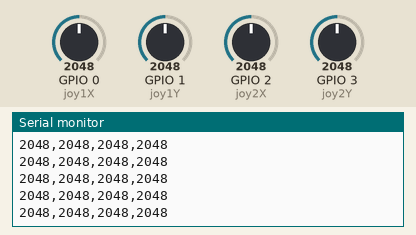
The sketch below on a simulated ESP32. Parts: the last lines printed to the serial monitor. The test bench sets the inputs (shaded band); at power-on: GPIO 0 (joy1X) = 2048, GPIO 1 (joy1Y) = 2048, GPIO 2 (joy2X) = 2048, GPIO 3 (joy2Y) = 2048. WiFi joins after 1.5 s; servers stay silent unless stated.

Above: at 2.7 s.
2.8 s: GPIO 0 (joy1X) set to 2866
At 2.85 s:
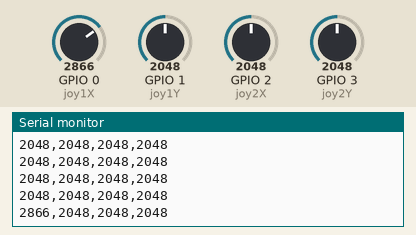
4.3 s: GPIO 1 (joy1Y) set to 2866
At 4.33 s:
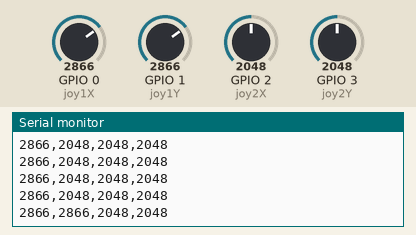
5.8 s: GPIO 2 (joy2X) set to 2866
At 5.81 s:
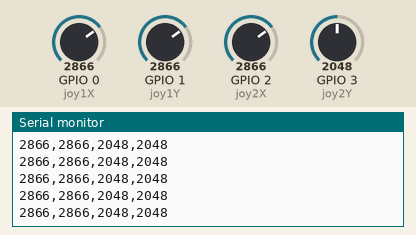
7.3 s: GPIO 3 (joy2Y) set to 2866
At 7.34 s:
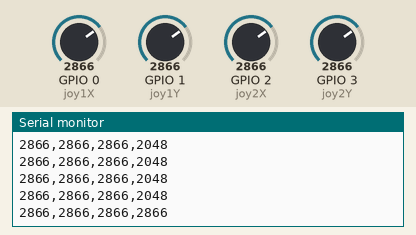
8.8 s: GPIO 0 (joy1X) set to 3972
At 8.82 s:
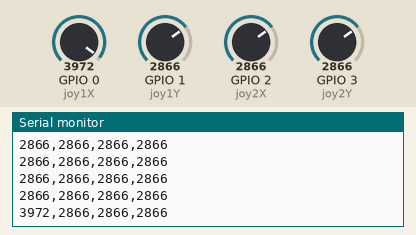
10.3 s: GPIO 1 (joy1Y) set to 3972
At 10.31 s:
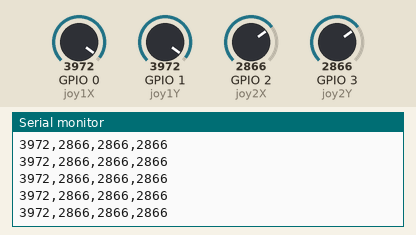
Timing chart, 0 to 12.8 s (numbered marks = the images above; inputs shaded):
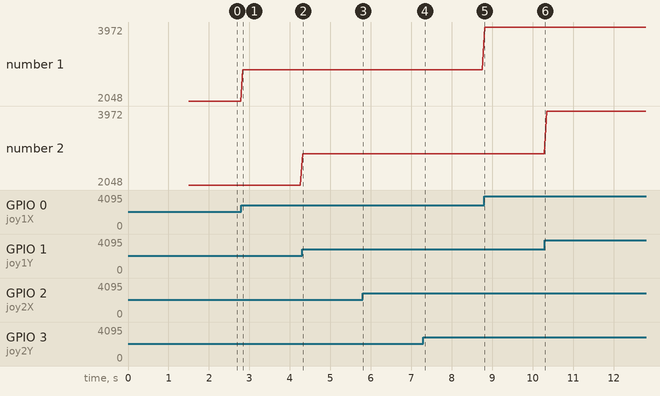

The sketch:

JoystickSender2.ino
```cpp
#include <WiFi.h>
#include <WiFiUdp.h>

const char* ssid = "ARMORED_NET";
const char* password = "12345678";

WiFiUDP udp;
const char* receiverIP = "192.168.4.2";
const int udpPort = 4210;

const int joy1X = 0;
const int joy1Y = 1;
const int joy2X = 2;
const int joy2Y = 3;

void setup() {
  Serial.begin(115200);
  pinMode(joy1X, INPUT);
  pinMode(joy1Y, INPUT);
  pinMode(joy2X, INPUT);
  pinMode(joy2Y, INPUT);

  WiFi.mode(WIFI_STA);
  WiFi.begin(ssid, password);
  while (WiFi.status() != WL_CONNECTED) delay(500);
}

void loop() {
  int j1x = analogRead(joy1X);
  int j1y = analogRead(joy1Y);
  int j2x = analogRead(joy2X);
  int j2y = analogRead(joy2Y);

  char buffer[64];
  snprintf(buffer, sizeof(buffer), "%d,%d,%d,%d", j1x, j1y, j2x, j2y);

  udp.beginPacket(receiverIP, udpPort);
  udp.print(buffer);
  udp.endPacket();

  Serial.println(buffer);
  delay(50);
}
```

Measured:
- after the input at 2.8 s, the serial monitor: prints a new line at once (image 1)
- after the input at 4.3 s, the serial monitor: prints a new line at once (image 2)
- after the input at 7.3 s, the serial monitor: prints a new line at once (image 4)
- after the input at 8.8 s, the serial monitor: prints a new line at once (image 5)
- plotted number 1: 2048 → 2866 after the input at 2.8 s, 2866 → 3972 after the input at 8.8 s
